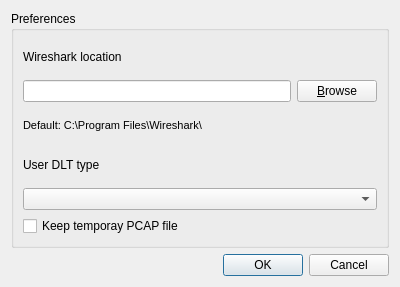
<?xml version="1.0" encoding="UTF-8"?>
<ui version="4.0">
 <class>PreferenceDialog</class>
 <widget class="QDialog" name="PreferenceDialog">
  <property name="geometry">
   <rect>
    <x>0</x>
    <y>0</y>
    <width>400</width>
    <height>287</height>
   </rect>
  </property>
  <property name="windowTitle">
   <string>Preferences</string>
  </property>
  <property name="windowIcon">
   <iconset resource="images.qrc">
    <normaloff>:/images/decoder.png</normaloff>:/images/decoder.png</iconset>
  </property>
  <layout class="QVBoxLayout" name="verticalLayout">
   <item>
    <widget class="QGroupBox" name="groupBox">
     <property name="title">
      <string>Preferences</string>
     </property>
     <layout class="QVBoxLayout" name="verticalLayout_2">
      <item>
       <widget class="QLabel" name="label">
        <property name="text">
         <string>Wireshark location</string>
        </property>
       </widget>
      </item>
      <item>
       <layout class="QHBoxLayout" name="horizontalLayout">
        <item>
         <widget class="QLineEdit" name="lineEditWireshark"/>
        </item>
        <item>
         <widget class="QPushButton" name="btnBrowse">
          <property name="text">
           <string>&amp;Browse</string>
          </property>
         </widget>
        </item>
       </layout>
      </item>
      <item>
       <widget class="QLabel" name="lblDefaultPath">
        <property name="font">
         <font>
          <pointsize>8</pointsize>
          <italic>false</italic>
         </font>
        </property>
        <property name="text">
         <string>Default: C:\Program Files\Wireshark\</string>
        </property>
       </widget>
      </item>
      <item>
       <widget class="QLabel" name="label_2">
        <property name="text">
         <string>User DLT type</string>
        </property>
       </widget>
      </item>
      <item>
       <widget class="QComboBox" name="cmbUserDlts"/>
      </item>
      <item>
       <widget class="QCheckBox" name="chkKeepTmpFile">
        <property name="text">
         <string>Keep temporay PCAP file</string>
        </property>
       </widget>
      </item>
     </layout>
    </widget>
   </item>
   <item>
    <widget class="QDialogButtonBox" name="buttonBox">
     <property name="orientation">
      <enum>Qt::Orientation::Horizontal</enum>
     </property>
     <property name="standardButtons">
      <set>QDialogButtonBox::StandardButton::Cancel|QDialogButtonBox::StandardButton::Ok</set>
     </property>
    </widget>
   </item>
  </layout>
 </widget>
 <resources>
  <include location="images.qrc"/>
 </resources>
 <connections>
  <connection>
   <sender>buttonBox</sender>
   <signal>accepted()</signal>
   <receiver>PreferenceDialog</receiver>
   <slot>accept()</slot>
   <hints>
    <hint type="sourcelabel">
     <x>248</x>
     <y>254</y>
    </hint>
    <hint type="destinationlabel">
     <x>157</x>
     <y>274</y>
    </hint>
   </hints>
  </connection>
  <connection>
   <sender>buttonBox</sender>
   <signal>rejected()</signal>
   <receiver>PreferenceDialog</receiver>
   <slot>reject()</slot>
   <hints>
    <hint type="sourcelabel">
     <x>316</x>
     <y>260</y>
    </hint>
    <hint type="destinationlabel">
     <x>286</x>
     <y>274</y>
    </hint>
   </hints>
  </connection>
 </connections>
</ui>
